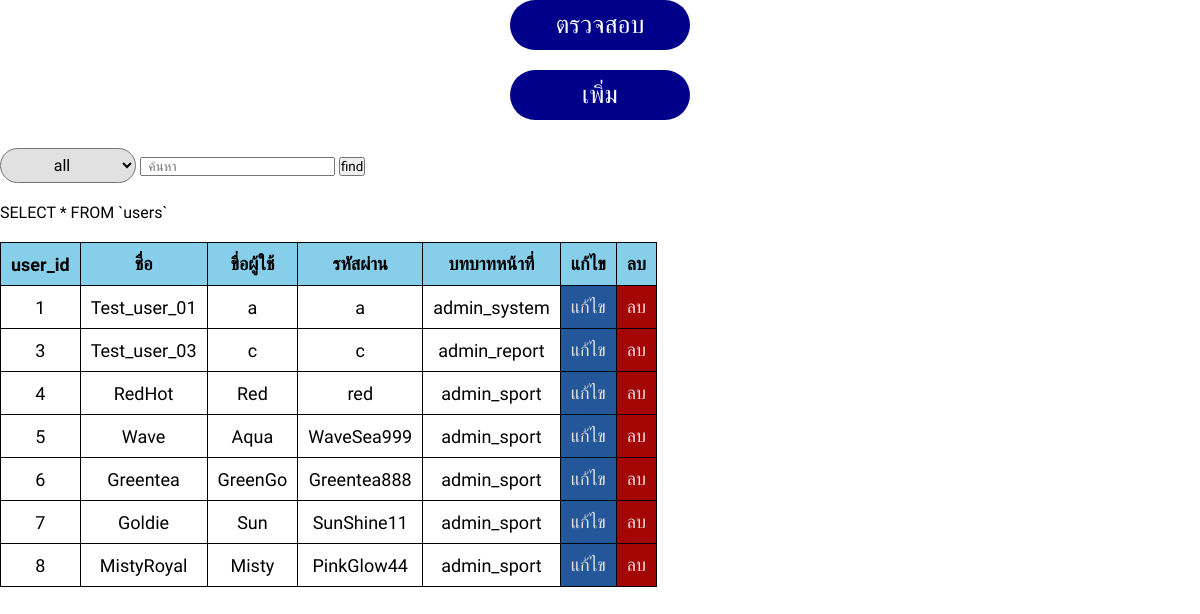
The page /admin/admin_system.php?page=admin_system&sub_page=view on the database its author committed.
### tables this page shows
CREATE TABLE `users` (
  `user_id` int(3) NOT NULL,
  `user_name` varchar(64) NOT NULL,
  `user_username` varchar(32) NOT NULL,
  `user_password` varchar(64) NOT NULL,
  `user_role` varchar(16) NOT NULL
);

### admin/view/view_admin_sys.php (the view, shortened to what this page needs)
<body>
	<form method="post" action="admin_system.php?page=admin_system&sub_page=view">
		<select class="select_box" name="filier">
			<option value="">all</option>
		</select>
		<input type="text" class="box_acc" name="search" placeholder="  ค้นหา">
		<input type="submit" name="find" value="find" class="btn_acc">
	</form>
	<?php
		$sql_find_users = "SELECT * FROM `users`";
		$value_find_role = "";
		$conjunction_sql = "";
		$value_find_id_or_name = "";
		$sql_search_user = $sql_find_users.$value_find_role.$conjunction_sql.$value_find_id_or_name;
		echo $sql_search_user;
	 ?>
	<table style="margin-top: 20px; border-collapse: collapse; ">
		<tr>
			<th>user_id</th>
			<th>ชื่อ</th>
			<th>ขื่อผู้ใช้</th>
			<th>รหัสผ่าน</th>
			<th>บทบาทหน้าที่</th>
			<th>แก้ไข</th>
			<th>ลบ</th>
		</tr>
		<?php
			$result_find_users = mysqli_query($conn, $sql_search_user);
			if (mysqli_num_rows($result_find_users) > 0) {
				while ($row_find_users = mysqli_fetch_assoc($result_find_users)) {
					echo "<tr>
							<td>".$row_find_users['user_id']."</td>
							<td>".$row_find_users['user_name']."</td>
							<td>".$row_find_users['user_username']."</td>
							<td>".$row_find_users['user_password']."</td>
							<td>".$row_find_users['user_role']."</td>
							<td class=edit><a href=\"admin_system.php?page=admin_system&sub_page=edit&user_id=".$row_find_users['user_id']."\">แก้ไข</a></td>
							<td class=del><a href=\"admin_system.php?page=admin_system&sub_page=delete&user_id=".$row_find_users['user_id']."\">ลบ</a></td>
						</tr>";
				}
			}else{
				echo "no user found...";
			}
		 ?>
	</table>
</body>

### element/styles_admin_sport.css (style rules this page uses)
* { margin: 0; padding: 0; box-sizing: border-box; text-decoration: none; list-style: none; font-family: "Mitr", sans-serif; }
.table_all, th, td { border: 1px solid black; border-collapse: collapse; padding: 10px; }
tr { background-color: skyblue; color: black; font-size: 18px; cursor: pointer; }
td { background-color: white; text-align: center; transition: 0.3s ease; cursor: pointer; }
.edit { background-color: rgb(36, 87, 154); cursor: pointer; }
.del { background-color: rgb(164, 6, 6); }
.edit a { color: #e1e1e1; }
.del a { color: #e1e1e1; }
.select_box { background-color: #e1e1e1; height: 35px; font-size: 16px; border-radius: 30px; margin-top: 8px; padding: 5px; text-align: center; margin-bottom: 20px; }

### rows shown on the page
users: user_id "1", user_name "Test_user_01", user_username "a", user_password "a", user_role "admin_system"
users: user_id "3", user_name "Test_user_03", user_username "c", user_password "c", user_role "admin_report"
users: user_id "4", user_name "RedHot", user_username "Red", user_password "red", user_role "admin_sport"
users: user_id "5", user_name "Wave", user_username "Aqua", user_password "WaveSea999", user_role "admin_sport"
users: user_id "6", user_name "Greentea", user_username "GreenGo", user_password "Greentea888", user_role "admin_sport"
users: user_id "7", user_name "Goldie", user_username "Sun", user_password "SunShine11", user_role "admin_sport"
users: user_id "8", user_name "MistyRoyal", user_username "Misty", user_password "PinkGlow44", user_role "admin_sport"

### other values the page prints
$sql_search_user "SELECT * FROM `users`"
